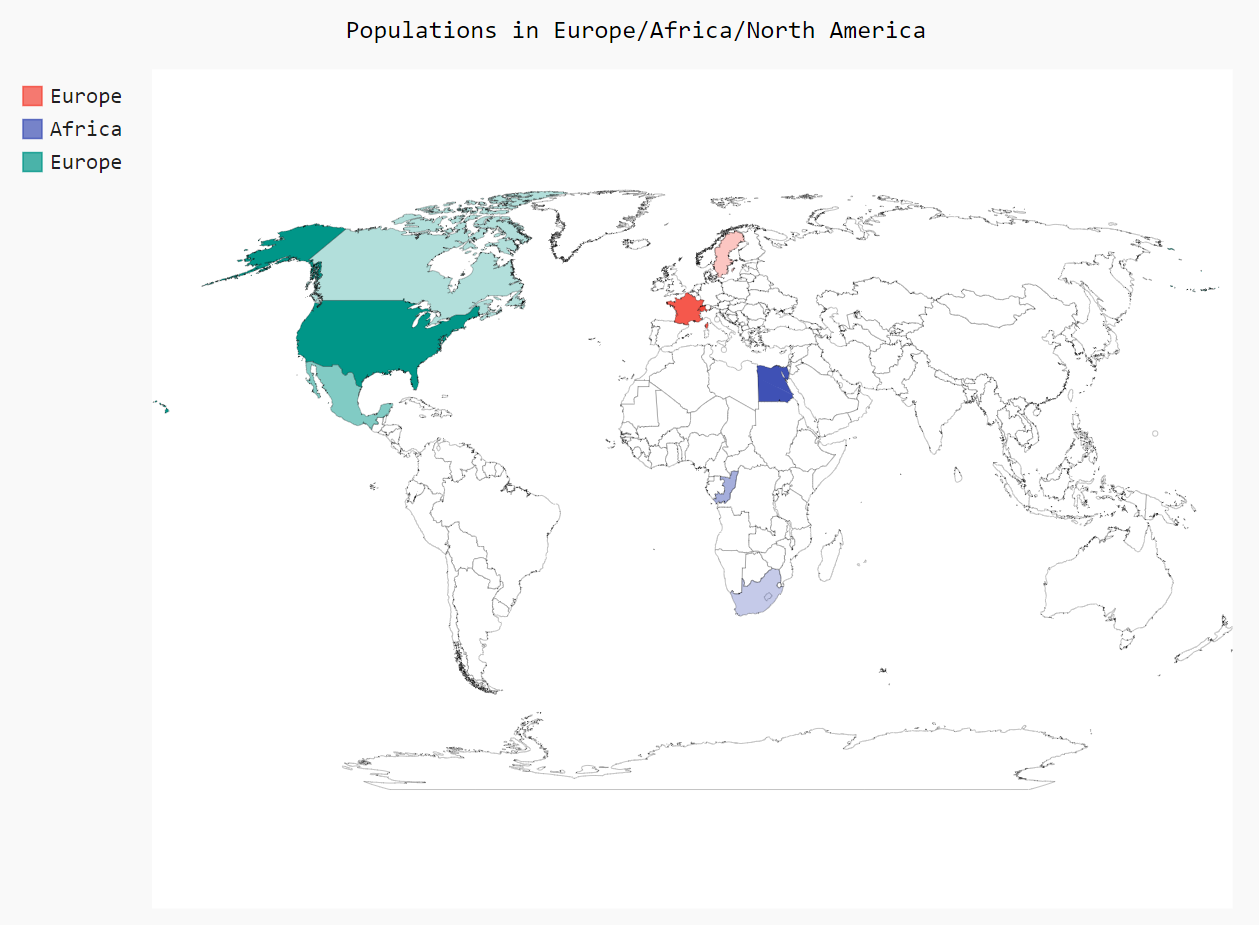

Recreate this plot in Python.
import pygal.maps.world
worldMap = pygal.maps.world.World()
worldMap.title = 'Populations in Europe/Africa/North America'
worldMap.add('Europe',{'fr':60762406,
                       'se':1011781,
                       'ch':71847981})
worldMap.add('Africa',{'eg':67649043,
                       'cg':49626496,
                       'za':44000833})
worldMap.add('Europe',{'us':282162848,
                       'ca':30770661,
                       'mx':99959895})
worldMap.render_to_file('out_21_17.svg')
